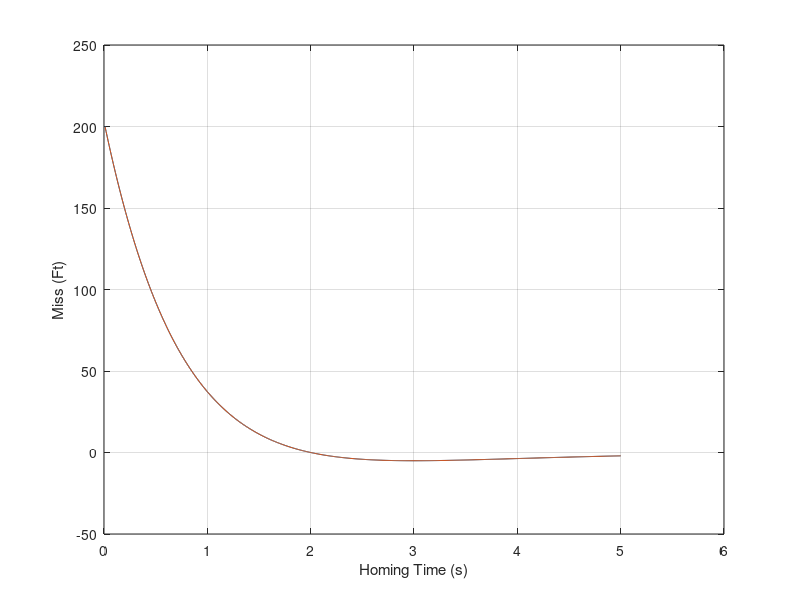

Write the MATLAB code that produced this figure.
clear
n=0;
XNP=3.;
TAU=1.;
TF=5.;
VC=4000.;
DISP=200.;
VM=3000.;
HE=-DISP/VM;
T=0.;
S=0.;
TP=T+.00001;
X1=0;
X2=0;
X3=1;
X4=0;
H=.01;
while ~(TP>(TF-.00001))
	S=S+H;
	X1OLD=X1;
	X2OLD=X2;
	X3OLD=X3;
	X4OLD=X4;
	STEP=1;
	FLAG=0;
	while STEP<=1
      		if FLAG==1
         		STEP=2;
			X1=X1+H*X1D;
			X2=X2+H*X2D;
			X3=X3+H*X3D;
			X4=X4+H*X4D;
			TP=TP+H;
		end
		X1D=X2;
		X2D=X3;
		Y1=(X4-XNP*VC*X2)/TAU;
		TGO=TP+.00001;
		X3D=Y1/(VC*TGO);
		X4D=-Y1;
		FLAG=1;
	end
	FLAG=0;
	X1=(X1OLD+X1)/2+.5*H*X1D;
	X2=(X2OLD+X2)/2+.5*H*X2D;
	X3=(X3OLD+X3)/2+.5*H*X3D;
	X4=(X4OLD+X4)/2+.5*H*X4D;
	if S<.09999
		S=0.;
		XMY=DISP*X3;
		XIC=X4*DISP/(VC*TGO);
		TOT=XMY+XIC;
		XMHE=-VM*HE*X2;
		XMHEPZ=XMHE/TP;
		n=n+1;
		ArrayTP(n)=TP;
		ArrayTOT(n)=TOT;
		ArrayXMHEPZ(n)=XMHEPZ;
	end	
end
figure
plot(ArrayTP,ArrayTOT,ArrayTP,ArrayXMHEPZ),grid
xlabel('Homing Time (s)')
ylabel('Miss (Ft)')
clc
output=[ArrayTP',ArrayTOT',ArrayXMHEPZ'];
save datfil.txt output  -ascii
disp 'simulation finished'
